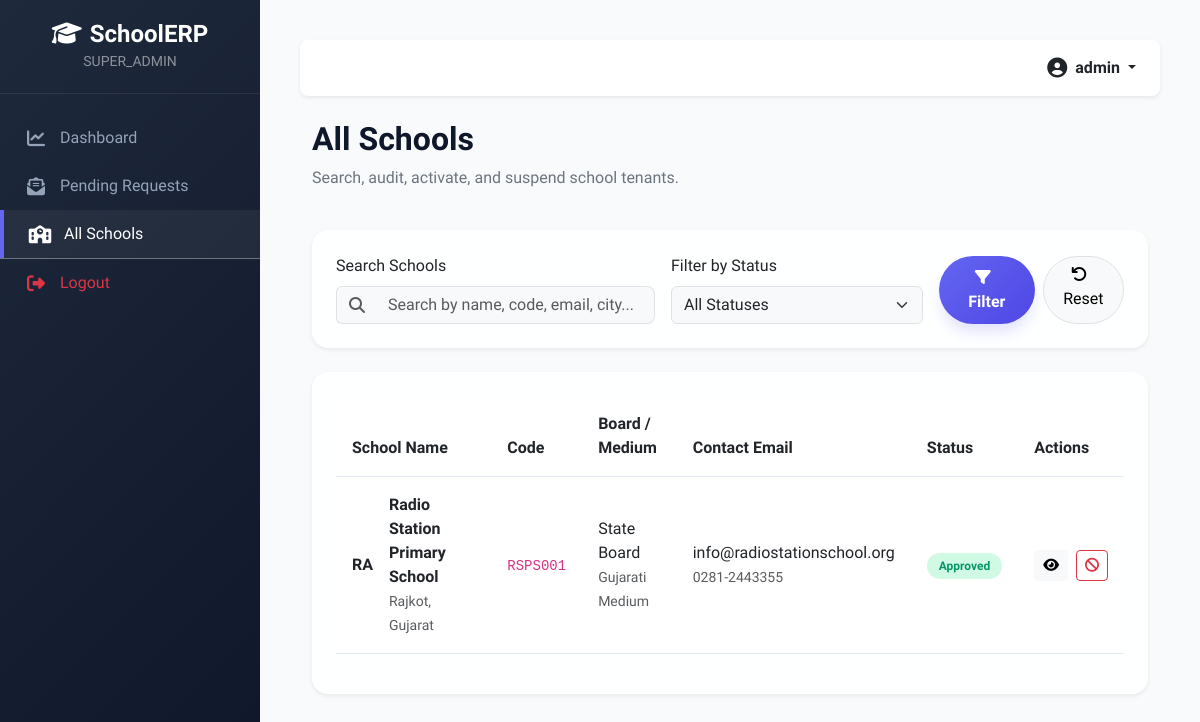
/admin/schools.php (signed in), run on the app's committed database.
### tables this page shows
CREATE TABLE IF NOT EXISTS `schools` (
  `id` INT AUTO_INCREMENT PRIMARY KEY,
  `school_name` VARCHAR(150) NOT NULL,
  `school_code` VARCHAR(50) NOT NULL UNIQUE,
  `email` VARCHAR(100) NOT NULL UNIQUE,
  `phone` VARCHAR(20) NOT NULL,
  `address` TEXT NOT NULL,
  `city` VARCHAR(50) NOT NULL,
  `state` VARCHAR(50) NOT NULL,
  `pincode` VARCHAR(10) NOT NULL,
  `website` VARCHAR(100) DEFAULT NULL,
  `logo` VARCHAR(255) DEFAULT NULL,
  `board` VARCHAR(50) NOT NULL,  
  `medium` VARCHAR(50) NOT NULL,
  `established_year` INT NOT NULL,
  `school_type` VARCHAR(50) NOT NULL,  
  `principal_name` VARCHAR(100) NOT NULL,
  `principal_email` VARCHAR(100) NOT NULL,
  `principal_phone` VARCHAR(20) NOT NULL,
  `status` ENUM('pending', 'approved', 'rejected', 'suspended') DEFAULT 'pending',
  `rejection_reason` TEXT DEFAULT NULL,
  `created_at` TIMESTAMP DEFAULT CURRENT_TIMESTAMP,
  `updated_at` TIMESTAMP DEFAULT CURRENT_TIMESTAMP ON UPDATE CURRENT_TIMESTAMP,
  INDEX (`status`),
  INDEX (`school_code`)
);

### includes/functions.php (called while the page is built, shortened)
<?php
function sanitizeInput($data) {
    return htmlspecialchars(trim($data), ENT_QUOTES, 'UTF-8');
}

### admin/schools.php (the view, shortened to what this page needs)
<?php
require_once __DIR__ . '/../includes/header.php';
$db = getDBConnection();
$search = sanitizeInput($_GET['search'] ?? '');
$query = "SELECT * FROM schools WHERE 1=1";
$params = [];
$query .= " ORDER BY id DESC";
$stmt = $db->prepare($query);
$stmt->execute($params);
$schools = $stmt->fetchAll();
?>
<div class="container-fluid">
    <div class="row mb-4">
        <div class="col-12">
            <h2 class="fw-bold">All Schools</h2>
            <p class="text-secondary">Search, audit, activate, and suspend school tenants.</p>
        </div>
    </div>
    <div class="card border-0 shadow-sm p-4 mb-4 glass-card">
        <form method="GET" class="row g-3 align-items-end">
            <div class="col-md-5">
                <label class="form-label font-semibold">Search Schools</label>
                <div class="input-group">
                    <span class="input-group-text bg-light border-end-0"><i class="fa-solid fa-magnifying-glass text-muted"></i></span>
                    <input type="text" name="search" class="form-control bg-light border-start-0 rounded-end-3" placeholder="Search by name, code, email, city..." value="<?= htmlspecialchars($search) ?>">
                </div>
            </div>
            <div class="col-md-4">
                <label class="form-label font-semibold">Filter by Status</label>
                <select name="status" class="form-select bg-light">
                    <option value="">All Statuses</option>
                </select>
            </div>
            <div class="col-md-3 d-flex gap-2">
                <button type="submit" class="btn btn-indigo w-100 rounded-pill"><i class="fa-solid fa-filter me-2"></i>Filter</button>
                <a href="schools.php" class="btn btn-light border w-100 rounded-pill"><i class="fa-solid fa-arrow-rotate-left me-2"></i>Reset</a>
            </div>
        </form>
    </div>
    <div class="card border-0 shadow-sm p-4 glass-card">
        <div class="table-responsive">
            <table class="table align-middle custom-table">
                <thead>
                    <tr>
                        <th>School Name</th>
                        <th>Code</th>
                        <th>Board / Medium</th>
                        <th>Contact Email</th>
                        <th>Status</th>
                        <th>Actions</th>
                    </tr>
                </thead>
                <tbody>
                    <?php if (empty($schools)): ?>
                        <tr>
                            <td colspan="6" class="text-center text-muted py-4">No schools match the filter criteria.</td>
                        </tr>
                    <?php else: ?>
                        <?php foreach ($schools as $school): ?>
                            <tr>
                                <td>
                                    <div class="d-flex align-items-center gap-3">
                                        <?php if (!empty($school['logo'])): ?>
                                            <img src="<?= UPLOAD_URL ?>logos/<?= $school['logo'] ?>" alt="Logo" class="rounded-circle border" style="width: 40px; height: 40px; object-fit: cover;">
                                        <?php else: ?>
                                            <div class="bg-indigo bg-opacity-10 text-indigo rounded-circle d-flex align-items-center justify-content-center fw-bold" style="width: 40px; height: 40px;">
                                                <?= strtoupper(substr($school['school_name'], 0, 2)) ?>
                                            </div>
                                        <?php endif; ?>
                                        <div>
                                            <div class="fw-bold"><?= htmlspecialchars($school['school_name']) ?></div>
                                            <small class="text-muted"><?= htmlspecialchars($school['city']) . ', ' . htmlspecialchars($school['state']) ?></small>
                                        </div>
                                    </div>
                                </td>
                                <td><code><?= htmlspecialchars($school['school_code']) ?></code></td>
                                <td>
                                    <div><?= htmlspecialchars($school['board']) ?></div>
                                    <small class="text-muted"><?= htmlspecialchars($school['medium']) ?> Medium</small>
                                </td>
                                <td>
                                    <div><?= htmlspecialchars($school['email']) ?></div>
                                    <small class="text-muted"><?= htmlspecialchars($school['phone']) ?></small>
                                </td>
                                <td>
                                    <span class="status-badge status-<?= $school['status'] ?>">
                                        <?= ucfirst($school['status']) ?>
                                    </span>
                                </td>
                                <td>
                                    <div class="d-flex gap-2">
                                        <a href="school-view.php?id=<?= $school['id'] ?>" class="btn btn-light btn-sm" title="View details"><i class="fa-solid fa-eye text-indigo"></i></a>
                                        <?php if ($school['status'] === 'approved'): ?>
                                            <form method="POST" class="d-inline">
                                                <button type="submit" class="btn btn-outline-danger btn-sm" onclick="return confirm('Are you sure you want to suspend this school? Users will not be able to log in.')" title="Suspend"><i class="fa-solid fa-ban"></i></button>
                                            </form>
                                        <?php endif; ?>
                                    </div>
                                </td>
                            </tr>
                        <?php endforeach; ?>
                    <?php endif; ?>
                </tbody>
            </table>
        </div>
    </div>
</div>
<?php require_once __DIR__ . '/../includes/footer.php'; ?>

### assets/css/style.css (style rules this page uses)
:root { --primary-gradient: linear-gradient(135deg, #6366f1 0%, #4f46e5 100%); --secondary-gradient: linear-gradient(135deg, #3b82f6 0%, #1d4ed8 100%); --accent-gradient: linear-gradient(135deg, #ec4899 0%, #db2777 100%); --dark-gradient: linear-gradient(135deg, #1e293b 0%, #0f172a 100%); --bg-primary: #f8fafc; --bg-secondary: #ffffff; --bg-tertiary: #f1f5f9; --text-primary: #0f172a; --text-secondary: #475569; --text-muted: #94a3b8; --border-color: #e2e8f0; --shadow-sm: 0 1px 2px 0 rgb(0 0 0 / 0.05); --shadow-md: 0 4px 6px -1px rgb(0 0 0 / 0.1), 0 2px 4px -2px rgb(0 0 0 / 0.1); --shadow-lg: 0 10px 15px -3px rgb(0 0 0 / 0.1), 0 4px 6px -4px rgb(0 0 0 / 0.1); --shadow-indigo: 0 10px 15px -3px rgba(99, 102, 241, 0.2); --sidebar-width: 260px; --transition-speed: 0.3s; }
body { font-family: 'Plus Jakarta Sans', sans-serif; background-color: var(--bg-primary); color: var(--text-primary); overflow-x: hidden; }
.glass-card { background: rgba(255, 255, 255, 0.85); backdrop-filter: blur(10px); -webkit-backdrop-filter: blur(10px); border: 1px solid rgba(255, 255, 255, 0.5); box-shadow: var(--shadow-md); border-radius: 16px; transition: all var(--transition-speed) ease; }
.btn-indigo { background: var(--primary-gradient); color: white; border: none; padding: 10px 24px; border-radius: 10px; font-weight: 600; transition: all var(--transition-speed) ease; box-shadow: var(--shadow-indigo); }
.custom-table thead { background-color: var(--bg-tertiary); color: var(--text-secondary); }
.custom-table th { font-weight: 600; border-bottom: 1px solid var(--border-color); padding: 16px; }
.custom-table td { padding: 16px; vertical-align: middle; border-bottom: 1px solid var(--border-color); }
.status-badge { padding: 6px 12px; border-radius: 20px; font-weight: 600; font-size: 12px; }
.status-approved { background: #d1fae5; color: #059669; }

### data on the page
schools: school_name "RA", school_name "Radio Station Primary School", city "Rajkot", state "Gujarat", school_code "RSPS001", board "State Board", medium "Gujarati", email "info@radiostationschool.org", phone "0281-2443355", status "Approved"

### other printed values
APP_NAME "SchoolERP"
$role "SUPER_ADMIN"
$val[2] "Dashboard"
$val[2] "Pending Requests"
$val[2] "All Schools"
$_SESSION['username'] "admin"
